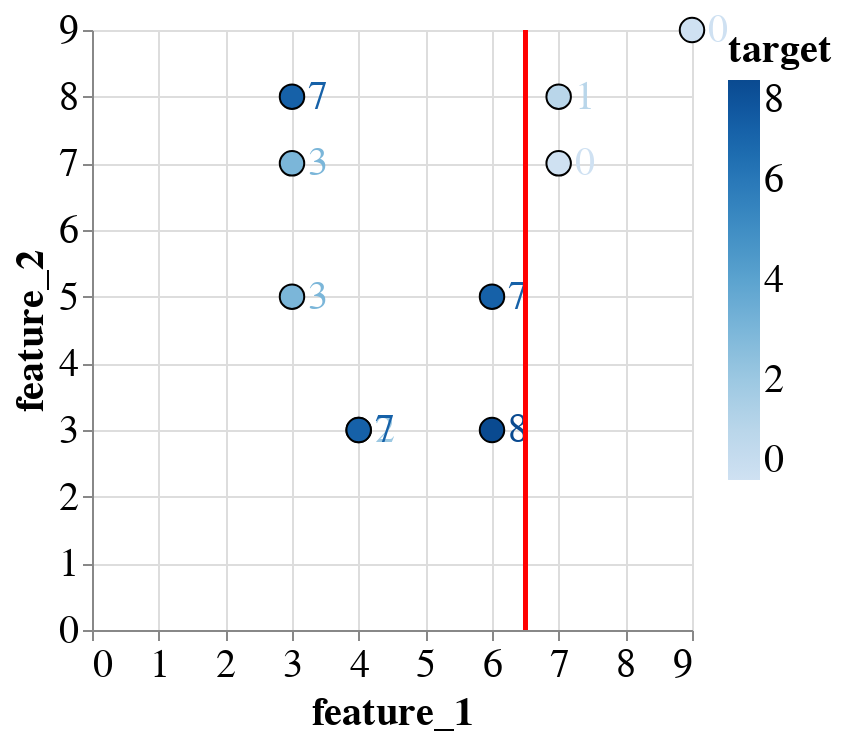

Notebook source saved alongside this figure:
### Markdown cell above
### Visualizing the first decision

### Code cell
#visualize the first decision
scatter = alt.Chart(df).mark_circle(
    size=150,
    opacity=1,
    stroke='black',
    strokeWidth=1
).encode(
    x=alt.X('feature_1', title='feature_1'),
    y=alt.Y('feature_2', title='feature_2'),
    color='target')
text = scatter.mark_text(
    align='left',
    baseline='middle',
    fontSize = 20,
    dx=8
).encode(
    text='target')
split = alt.Chart(df).mark_rule().encode(
    x='a:Q',
    size=alt.SizeValue(2),
    color=alt.ColorValue("red")
).transform_calculate(
    a="6.5"
)
alt.layer(scatter, text, split).configure_axis(
    labelFontSize=20,
    titleFontSize=20
).configure_legend(
    titleFontSize=20,
    labelFontSize=20
).properties(
    width=300,
    height=300
)

### Figure 1 — Vega-Lite specification as saved in the notebook (floating-point values rounded to 4 significant figures)
{"config": {"view": {"continuousWidth": 400, "continuousHeight": 300}, "axis": {"labelFontSize": 20, "titleFontSize": 20}, "legend": {"labelFontSize": 20, "titleFontSize": 20}}, "layer": [{"mark": {"type": "circle", "opacity": 1, "size": 150, "stroke": "black", "strokeWidth": 1}, "encoding": {"color": {"field": "target", "type": "quantitative"}, "x": {"field": "feature_1", "title": "feature_1", "type": "quantitative"}, "y": {"field": "feature_2", "title": "feature_2", "type": "quantitative"}}}, {"mark": {"type": "text", "align": "left", "baseline": "middle", "dx": 8, "fontSize": 20}, "encoding": {"color": {"field": "target", "type": "quantitative"}, "text": {"field": "target", "type": "quantitative"}, "x": {"field": "feature_1", "title": "feature_1", "type": "quantitative"}, "y": {"field": "feature_2", "title": "feature_2", "type": "quantitative"}}}, {"mark": "rule", "encoding": {"color": {"value": "red"}, "size": {"value": 2}, "x": {"field": "a", "type": "quantitative"}}, "transform": [{"calculate": "6.5", "as": "a"}]}], "data": {"name": "data-0446340fc00d9def947aaf8ee2075832"}, "height": 300, "width": 300, "$schema": "https://vega.github.io/schema/vega-lite/v4.17.0.json", "datasets": {"data-0446340fc00d9def947aaf8ee2075832": [{"feature_1": 3, "feature_2": 7, "target": 3}, {"feature_1": 3, "feature_2": 5, "target": 3}, {"feature_1": 6, "feature_2": 5, "target": 7}, {"feature_1": 3, "feature_2": 8, "target": 7}, {"feature_1": 7, "feature_2": 8, "target": 1}, {"feature_1": 7, "feature_2": 7, "target": 0}, {"feature_1": 6, "feature_2": 3, "target": 8}, {"feature_1": 4, "feature_2": 3, "target": 2}, {"feature_1": 4, "feature_2": 3, "target": 7}, {"feature_1": 9, "feature_2": 9, "target": 0}]}}
